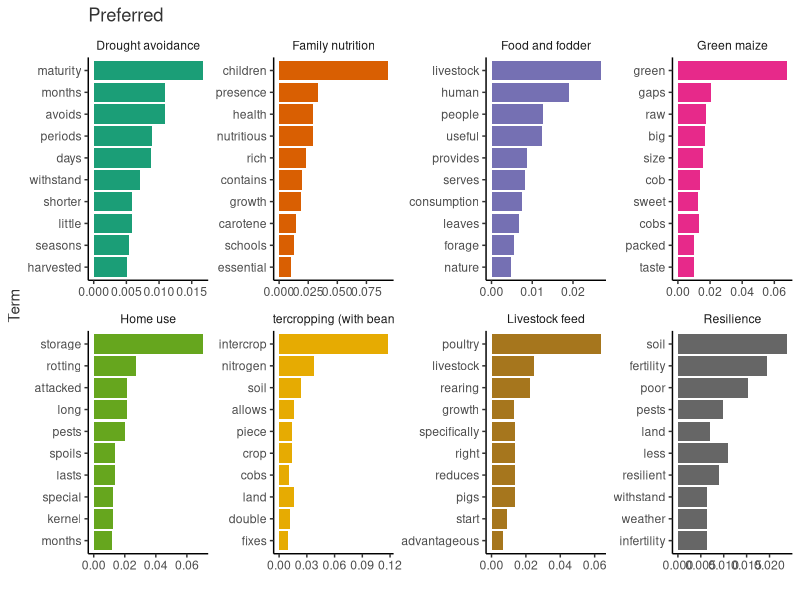
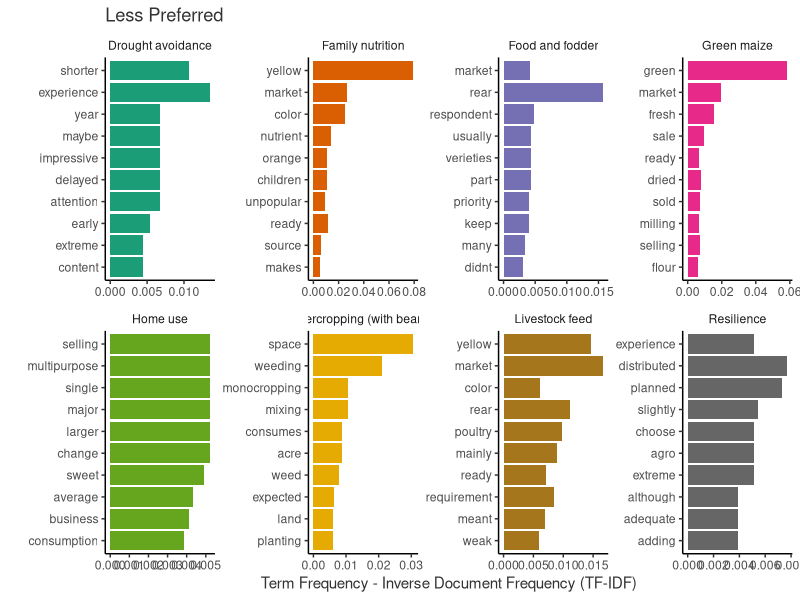
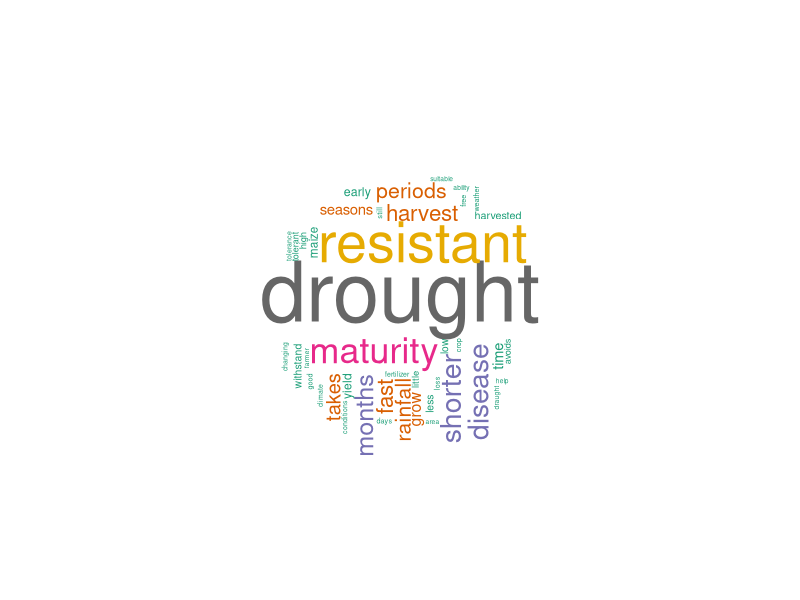
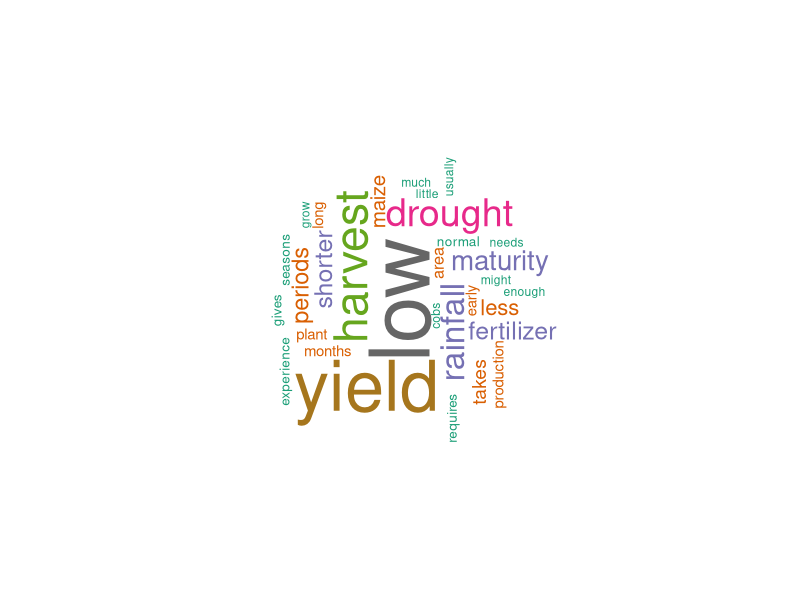
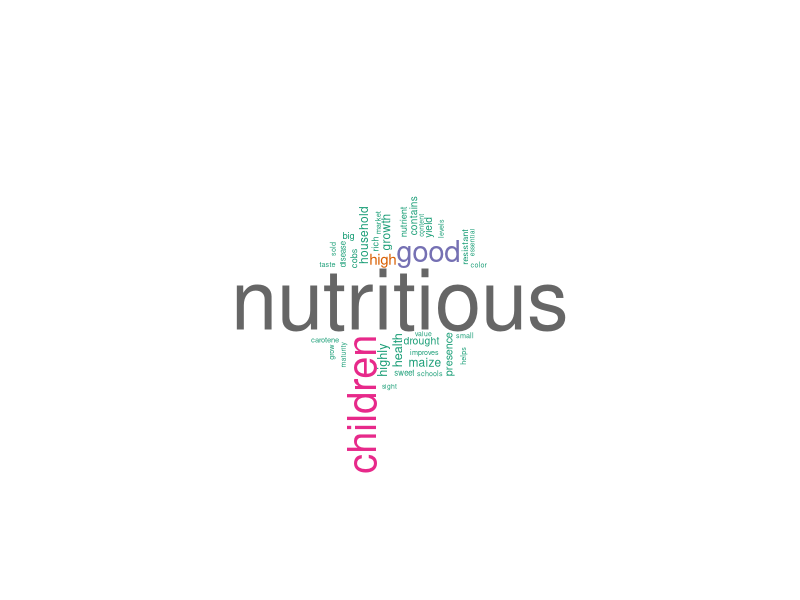
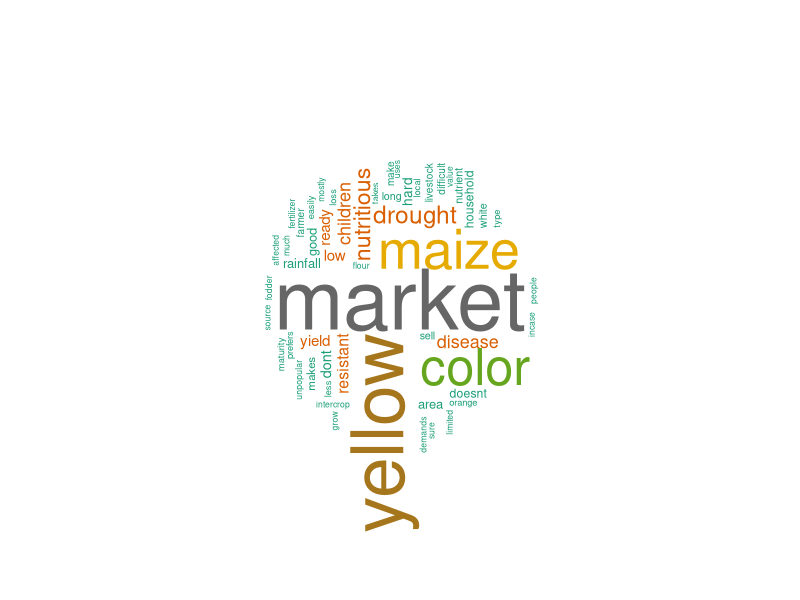
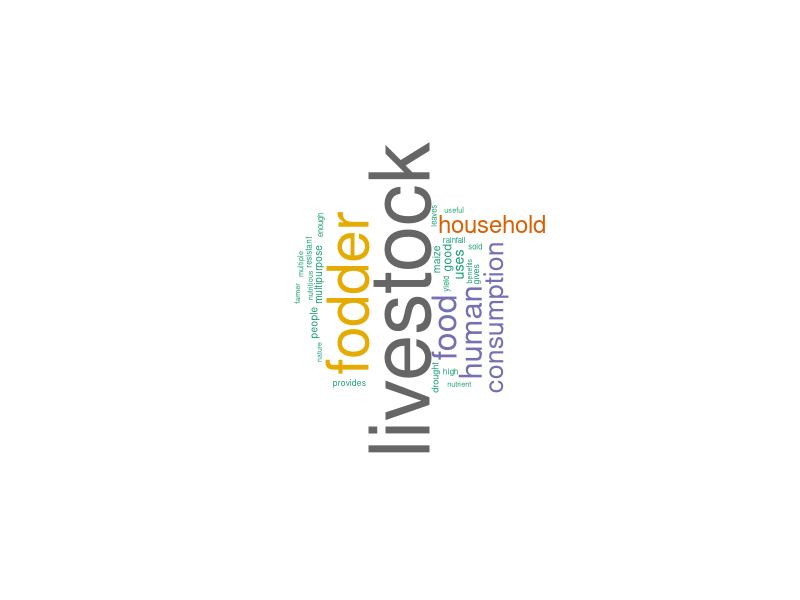
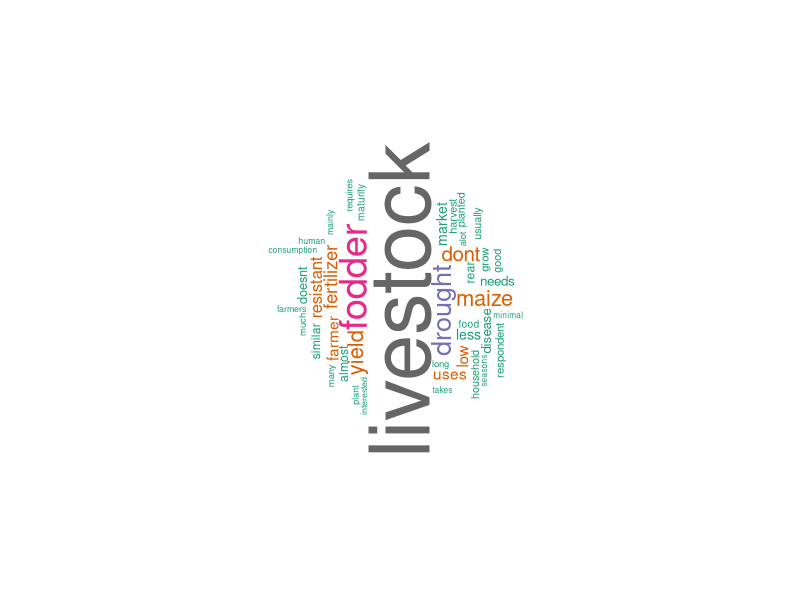

Recreate these plots in R, in order.
# .......................................
# .......................................
# This script runs a text analysis to produce the 
# word clouds with the open responses indicating the 
# reasons for selecting or rejecting the maize concepts 
# presented in the tricot incomplete blocks
library("tidyverse")
library("magrittr")
library("tidytext")
library("tm")
library("wordcloud")
library("igraph")
library("ggraph")
library("patchwork")
#library("SnowballC")

dat = read.csv("data/text-data-open-question-full-statement.csv")

# unnest the words 
dat = 
  dat %>% 
  group_by(preference, concept) %>% 
  unnest_tokens("word", word) 

print(sort(unique(dat$word)))

dat = as.data.frame(dat)

dat

# .......................................
# .......................................
# WordCloud ####
items = sort(unique(dat$concept))

preference = unique(dat$preference)

# run over items to create one cloud per tech option
for (i in seq_along(items)) {

  for (j in seq_along(preference)) {
    
    k = dat$concept == items[i] & dat$preference == preference[j]
    
    ll = as.vector(dat[k, "word"])
    
    corpus = stripWhitespace(ll)
    corpus = iconv(corpus)
    corpus = Corpus(VectorSource(corpus))
    corpus = tm_map(corpus, removeNumbers)
    corpus = tm_map(corpus, removeWords, stopwords("english"))
    tdm = TermDocumentMatrix(corpus)
    tdm = as.matrix(tdm)
    
    w = sort(rowSums(tdm), decreasing = TRUE)
    set.seed(2233)
    pdf(file = paste0("output/wordcloud-", 
                      tolower(preference[j]),
                      "-",
                      gsub(" ", "-", tolower(items[i])),
                      ".pdf"),
        width = 5,
        height = 5)
    wordcloud(words = names(w),
              freq = w,
              max.words = 100,
              random.order = FALSE,
              min.freq = 5,
              colors = brewer.pal(8, 'Dark2'),
              scale = c(5, 0.3),
              rot.per = 0.7)
    dev.off()
    
  }
  
}

# now using all the answers for all the items
# run over items to create one cloud per tech option
for (j in seq_along(preference)) {
  
  k = dat$preference == preference[j]
  
  ll = dat[k, "word"]
  
  corpus = stripWhitespace(ll)
  corpus = iconv(corpus)
  corpus = Corpus(VectorSource(corpus))
  corpus = tm_map(corpus, removeNumbers)
  corpus = tm_map(corpus, removeWords, stopwords("english"))
  tdm = TermDocumentMatrix(corpus)
  tdm = as.matrix(tdm)
  
  w = sort(rowSums(tdm), decreasing = TRUE)
  set.seed(2233)
  pdf(file = paste0("output/wordcloud-", 
                        tolower(preference[j]),
                        ".pdf"),
      width = 5,
      height = 5)
  wordcloud(words = names(w),
            freq = w,
            max.words = 100,
            random.order = FALSE,
            min.freq = 5,
            colors = brewer.pal(8, 'Dark2'),
            scale = c(5, 0.3),
            rot.per = 0.7)
  dev.off()
  
}

# .......................................
# .......................................
# Term Frequency ####
dat_idf1 = dat %>% 
  filter(preference == "Preferred") %>% 
  count(word, concept) %>% 
  bind_tf_idf(word, concept, n) %>% 
  arrange(desc(tf_idf)) %>% 
  mutate(preference = "Preferred")

dat_idf2 = dat %>% 
  filter(preference == "LessPreferred") %>% 
  count(word, concept) %>% 
  bind_tf_idf(word, concept, n) %>% 
  arrange(desc(tf_idf)) %>% 
  mutate(preference = "LessPreferred")

top = 10

p1 = dat_idf1 %>%
  group_by(concept) %>% 
  top_n(top, tf_idf) %>%
  arrange(desc(tf_idf)) %>% 
  slice(1:top) %>% 
  ungroup() %>% 
  mutate(word = reorder(word, tf_idf)) %>% 
  ggplot(aes(y = word, x = tf_idf, fill = concept)) +  
  geom_col(show.legend = FALSE) + 
  facet_wrap(concept ~ ., 
             scales = "free", 
             nrow = 2) +
  theme_classic() +
  scale_fill_brewer(palette = "Dark2") +
  labs(y = "Term", 
       x = "",
       title = "Preferred") +
  theme(panel.grid.major = element_blank(),
        panel.background = element_blank(),
        strip.background = element_rect(fill="white"),
        text = element_text(color = "grey20"),
        legend.title = element_blank(),
        strip.background.x = element_blank(),
        strip.placement = "outside")

p1

p2 = dat_idf2 %>%
  group_by(concept) %>% 
  top_n(top, tf_idf) %>%
  arrange(desc(tf_idf)) %>% 
  slice(1:top) %>% 
  ungroup() %>% 
  mutate(word = reorder(word, tf_idf)) %>% 
  ggplot(aes(y = word, x = tf_idf, fill = concept)) +  
  geom_col(show.legend = FALSE) + 
  facet_wrap(concept ~ ., 
             scales = "free", 
             nrow = 2) +
  theme_classic() +
  scale_fill_brewer(palette = "Dark2") +
  labs(y = "", 
       x = "Term Frequency - Inverse Document Frequency (TF-IDF)",
       title = "Less Preferred") +
  theme(panel.grid.major = element_blank(),
        panel.background = element_blank(),
        strip.background = element_rect(fill="white"),
        text = element_text(color = "grey20"),
        legend.title = element_blank(),
        strip.background.x = element_blank(),
        strip.placement = "outside")

p2

p = p1 / p2 + plot_annotation(tag_levels = 'A')

ggsave("output/term-frequency-idf.pdf",
       width = 30,
       height = 35,
       units = "cm")
